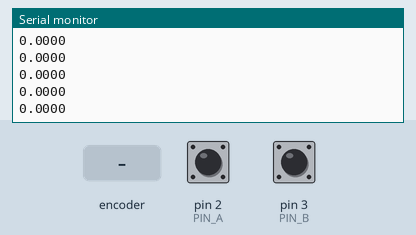
Simulated run of this sketch. Board: Arduino Uno, built with avr-gcc and run on an emulated ATmega328P. On the bench: the last lines printed to the serial monitor. Inputs (shaded band) come from the test bench; at power-on: pin 2 (PIN_A) HIGH, pin 3 (PIN_B) HIGH.

Above: at 1.2 s.
1.3 s: rotary encoder on pin 2 (PIN_A) / pin 3 (PIN_B) turned 1 step (first pin leading)
At 1.31 s:
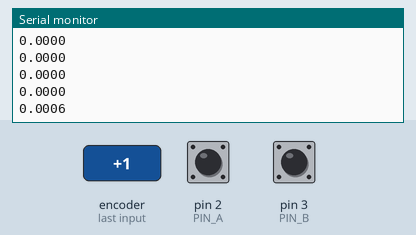
3.0 s: rotary encoder on pin 2 (PIN_A) / pin 3 (PIN_B) turned 2 steps (second pin leading)
At 3.01 s:
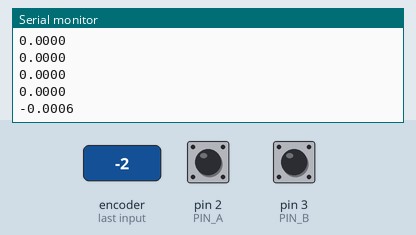
Timing chart, 0 to 6.0 s (numbered marks = the images above; inputs shaded):
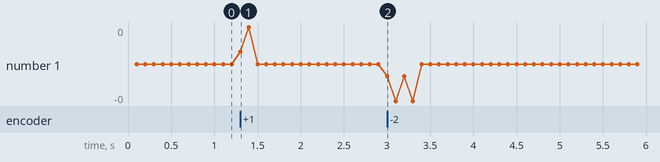

Measured:
- after the input at 1.3 s, the serial monitor: prints a new line at once (image 1)
- after the input at 3.0 s, the serial monitor: prints a new line at once (image 2)

The sketch:

encoder_test.ino
```cpp
const int PIN_A = 2;
const int PIN_B = 3;
volatile long count = 0;

unsigned long previousCount = 0;
unsigned long previousMillis = 0;
const long interval = 100;
// ISR = interrupt service routine
// when pin a (connected to encoder A) changes, run this ISR
void ISRA() {
  if (digitalRead(PIN_A) != digitalRead(PIN_B)) {
    count ++;
  } else {
    count --;
  }
}

// when pin b (connected to encoder B) changes, run this ISR
void ISRB() {
  if (digitalRead(PIN_A) != digitalRead(PIN_B)) {
    count --;
  } else {
    count ++;
  }
}

void setup() {
  // put your setup code here, to run once:
  pinMode(PIN_A, INPUT_PULLUP);
  pinMode(PIN_B, INPUT_PULLUP);
  attachInterrupt(digitalPinToInterrupt(PIN_A), ISRA, CHANGE);
  attachInterrupt(digitalPinToInterrupt(PIN_B), ISRB, CHANGE);
  Serial.begin(115200);
}

void loop() {
  unsigned long currentMillis = millis();
  int deltatime = currentMillis - previousMillis;
  // run if there has been an amount of milliseconds equal to the interval
  if (deltatime >= interval) {
    noInterrupts();
    long tempcount = count;
    interrupts();
    previousMillis = currentMillis;
    int deltaCounts = tempcount - previousCount;
    int diameter = 80;

    // counts times the amount of counts per millimeter = distance, counts cancel out
    float distance = deltaCounts * ((PI*diameter)/4200);

    //simple distance over time for speed, in millimeters per millisecond = meters per second
    float speed = (distance / deltatime);

    //save current counts for deltaCounts
    previousCount = tempcount;
    Serial.println(speed, 4);
  }

}
```
